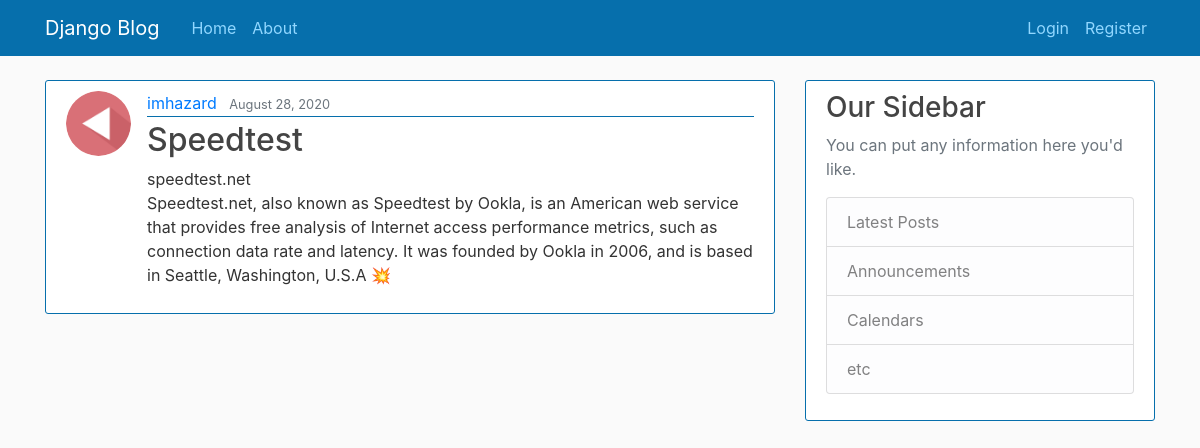
The page /post/13/ on the database its author committed.
### blog/models.py (models this page shows, shortened)
class Post(models.Model):  # creating the following attributes.
    title = models.CharField(max_length=100)
    content = models.TextField()
    date_posted = models.DateTimeField(default=timezone.now)
    author = models.ForeignKey(User, on_delete=models.CASCADE, null=True)

### users/models.py (models this page shows, shortened)
class Profile(models.Model):
    user = models.OneToOneField(User, on_delete=models.CASCADE)
    image = models.ImageField(default='default.jpg', upload_to='profile_pics')

### blog/views.py (the view)
# urls.py: path('post/<int:pk>/', PostDetailView.as_view(), name='post-detail'),
class PostDetailView(DetailView):
    model = Post

### blog/templates/blog/post_detail.html (shortened to what this page needs)
{%extends "blog/base.html"%} {%block content%}
<article class="media content-section">
  <img
    class="rounded-circle article-img"
    src="{{object.author.profile.image.url}}"
  />
  <div class="media-body">
    <div class="article-metadata">
      <a class="mr-2" href="#">{{ object.author }}</a>
      <small class="text-muted">{{ object.date_posted|date:"F d, Y" }}</small>
    </div>
    <h2 class="article-title">{{ object.title }}</h2>
    <p class="article-content">{{ object.content }}</p>
  </div>
</article>
{% endblock content%}

### blog/static/blog/main.css (style rules this page uses)
body { background: #fafafa; color: #333333; margin-top: 5rem; }
h1, h2, h3, h4, h5, h6 { color: #444444; }
.content-section { background: #ffffff; padding: 10px 20px; border: 1px solid #066fac; border-radius: 3px; margin-bottom: 20px; }
.article-title { color: #444444; }
.article-content { white-space: pre-line; }
.article-img { height: 65px; width: 65px; margin-right: 16px; }
.article-metadata { padding-bottom: 1px; margin-bottom: 4px; border-bottom: 1px solid #066fac; }

### rows shown on the page
Post: author.profile.image (picture), author "imhazard", date_posted "August 28, 2020", title "Speedtest", content "speedtest.net Speedtest.net, also known as Speedtest by Ookla, is an American web service that provides free analysis of Internet access performance metrics, such as connection data rate and latency. It was founded by Ookla in 2006, and is based in Seattle, Washington, U.S.A 💥"
